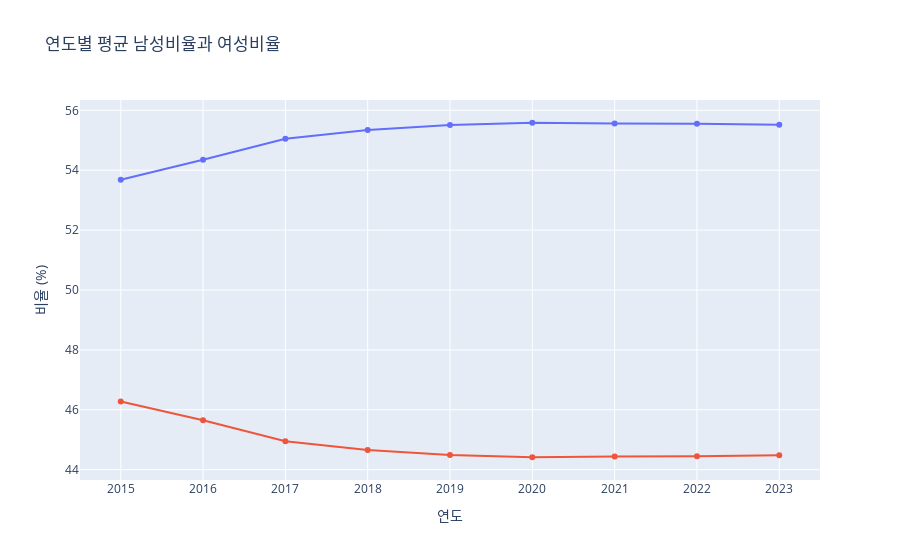

Source (notebook cell):
### Code cell
df_avg = df_all.groupby('연도').agg({
    '남성비율': 'mean',
    '여성비율': 'mean'
}).reset_index()
fig = px.line(df_avg, x='연도', y=['남성비율', '여성비율'],
              title='연도별 평균 남성비율과 여성비율',
              labels={'연도': '연도', 'value': '비율 (%)'},
              markers=True)
fig.update_layout(showlegend=False)
fig

### Figure 1 — Plotly figure (JSON) as saved in the notebook; plotly's stock layout.template omitted (floating-point values rounded to 4 significant figures)
{"data": [{"hovertemplate": "variable=남성비율<br>연도=%{x}<br>비율 (%)=%{y}<extra></extra>", "legendgroup": "남성비율", "line": {"color": "#636efa", "dash": "solid"}, "marker": {"symbol": "circle"}, "mode": "lines+markers", "name": "남성비율", "orientation": "v", "showlegend": true, "type": "scatter", "x": [2015, 2016, 2017, 2018, 2019, 2020, 2021, 2022, 2023], "xaxis": "x", "y": [53.68, 54.35, 55.05, 55.35, 55.51, 55.59, 55.56, 55.56, 55.52], "yaxis": "y"}, {"hovertemplate": "variable=여성비율<br>연도=%{x}<br>비율 (%)=%{y}<extra></extra>", "legendgroup": "여성비율", "line": {"color": "#EF553B", "dash": "solid"}, "marker": {"symbol": "circle"}, "mode": "lines+markers", "name": "여성비율", "orientation": "v", "showlegend": true, "type": "scatter", "x": [2015, 2016, 2017, 2018, 2019, 2020, 2021, 2022, 2023], "xaxis": "x", "y": [46.28, 45.65, 44.95, 44.65, 44.49, 44.41, 44.44, 44.44, 44.48], "yaxis": "y"}], "layout": {"autosize": true, "legend": {"title": {"text": "variable"}, "tracegroupgap": 0}, "showlegend": false, "title": {"text": "연도별 평균 남성비율과 여성비율"}, "xaxis": {"anchor": "y", "autorange": true, "domain": [0, 1], "range": [2015.0, 2023.0], "title": {"text": "연도"}, "type": "linear"}, "yaxis": {"anchor": "x", "autorange": true, "domain": [0, 1], "range": [43.49, 56.51], "title": {"text": "비율 (%)"}, "type": "linear"}}}
